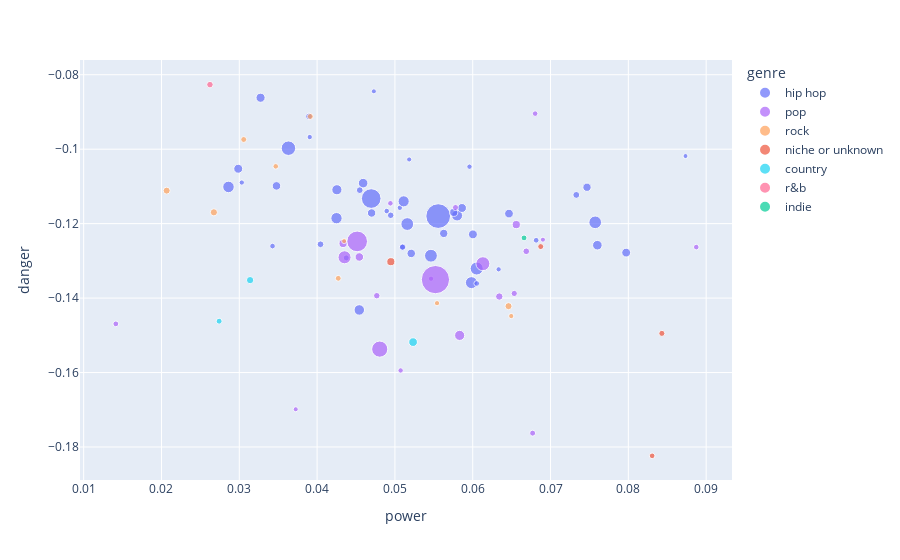

Notebook cell for this chart:
### Code cell
fig = px.scatter(artist_means[artist_means['scored_words']>500], x="power", y="danger", size="scored_words", color='genre', color_discrete_map=color_dict, hover_data=['artist'])

# Show the plot
fig.write_image('figures/artist_pd-filtered.png',scale=10.)
fig.show()

### Figure 1 — Plotly figure (JSON) as saved in the notebook; plotly's stock layout.template omitted (floating-point values rounded to 4 significant figures)
{"data": [{"customdata": [["$uicideboy$"], ["21 Savage"], ["A$AP Rocky"], ["Baby Keem"], ["Brent Faiyaz"], ["Childish Gambino"], ["Coolio"], ["DJ Khaled"], ["Dr. Dre"], ["Drake"], ["Eminem"], ["Fivio Foreign"], ["Frank Ocean"], ["Future"], ["Gunna"], ["J. Cole"], ["JAY-Z"], ["JID"], ["Jack Harlow"], ["Juice WRLD"], ["Kanye West"], ["Kendrick Lamar"], ["Kid Cudi"], ["King Von"], ["Lil Baby"], ["Lil Durk"], ["Lil Nas X"], ["Lil Tjay"], ["Lil Uzi Vert"], ["Lizzo"], ["Mac Miller"], ["Machine Gun Kelly"], ["Megan Thee Stallion"], ["Migos"], ["NAV"], ["Nicki Minaj"], ["Playboi Carti"], ["Polo G"], ["Post Malone"], ["Pusha T"], ["Roddy Ricch"], ["SZA"], ["The Game"], ["The Notorious B.I.G."], ["Trippie Redd"], ["Tyler"], ["XXXTENTACION"], ["Yeat"]], "hovertemplate": "genre=hip hop<br>power=%{x}<br>danger=%{y}<br>scored_words=%{marker.size}<br>artist=%{customdata[0]}<extra></extra>", "legendgroup": "hip hop", "marker": {"color": "#636efa", "size": [2708, 1415, 851, 1486, 1595, 672, 590, 1894, 1499, 7886, 2621, 636, 1448, 3266, 2430, 1626, 658, 938, 3465, 4297, 3368, 12479, 1648, 519, 2933, 967, 1884, 875, 1347, 565, 742, 1649, 1423, 530, 586, 920, 660, 2112, 3330, 2535, 929, 806, 504, 581, 560, 2251, 1709, 1560], "sizemode": "area", "sizeref": 40.87, "symbol": "circle"}, "mode": "markers", "name": "hip hop", "orientation": "v", "showlegend": true, "type": "scatter", "x": [0.02861, 0.07469, 0.05103, 0.0521, 0.07972, 0.06815, 0.05958, 0.04591, 0.03478, 0.04696, 0.04249, 0.04895, 0.04701, 0.07574, 0.05799, 0.06002, 0.03427, 0.03896, 0.06051, 0.03632, 0.05463, 0.05556, 0.05862, 0.04729, 0.05983, 0.07331, 0.07602, 0.04946, 0.05756, 0.03032, 0.04375, 0.02986, 0.05627, 0.05183, 0.05063, 0.04548, 0.06051, 0.04254, 0.05159, 0.05112, 0.04044, 0.05097, 0.08735, 0.03905, 0.06333, 0.04542, 0.03273, 0.06466], "xaxis": "x", "y": [-0.1101, -0.1102, -0.1263, -0.128, -0.1278, -0.1245, -0.1047, -0.1091, -0.1099, -0.1133, -0.1185, -0.1166, -0.1171, -0.1196, -0.1178, -0.1229, -0.126, -0.09119, -0.1321, -0.09973, -0.1286, -0.118, -0.1158, -0.08446, -0.1359, -0.1123, -0.1258, -0.1178, -0.117, -0.109, -0.1292, -0.1053, -0.1226, -0.1028, -0.1158, -0.111, -0.1361, -0.1109, -0.1201, -0.114, -0.1255, -0.1263, -0.1018, -0.09674, -0.1323, -0.1432, -0.08618, -0.1173], "yaxis": "y"}, {"customdata": [["Adele"], ["BLACKPINK"], ["BTS"], ["Beyoncé"], ["Billie Eilish"], ["Calvin Harris"], ["Camila Cabello"], ["Charlie Puth"], ["Coldplay"], ["Conan Gray"], ["Doja Cat"], ["Ed Sheeran"], ["Harry Styles"], ["Isabel LaRosa"], ["Joji"], ["Labrinth"], ["Lana Del Rey"], ["Lewis Capaldi"], ["Olivia Rodrigo"], ["Pharrell Williams"], ["Tate McRae"], ["Taylor Swift"], ["The Weeknd"]], "hovertemplate": "genre=pop<br>power=%{x}<br>danger=%{y}<br>scored_words=%{marker.size}<br>artist=%{customdata[0]}<extra></extra>", "legendgroup": "pop", "marker": {"color": "#ab63fa", "size": [639, 1116, 567, 3984, 1365, 639, 591, 726, 902, 686, 2096, 795, 5337, 522, 1473, 1358, 761, 518, 3468, 637, 852, 16346, 8738], "sizemode": "area", "sizeref": 40.87, "symbol": "circle"}, "mode": "markers", "name": "pop", "orientation": "v", "showlegend": true, "type": "scatter", "x": [0.08873, 0.06341, 0.05464, 0.0613, 0.04334, 0.06802, 0.05073, 0.0677, 0.06688, 0.01413, 0.05832, 0.06533, 0.04805, 0.06902, 0.04543, 0.0656, 0.05779, 0.03725, 0.04353, 0.04942, 0.04767, 0.05521, 0.04515], "xaxis": "x", "y": [-0.1263, -0.1396, -0.1348, -0.1308, -0.1253, -0.09045, -0.1594, -0.1763, -0.1274, -0.1469, -0.15, -0.1388, -0.1537, -0.1243, -0.129, -0.1203, -0.1157, -0.1699, -0.129, -0.1145, -0.1394, -0.135, -0.1248], "yaxis": "y"}, {"customdata": [["Arctic Monkeys"], ["Imagine Dragons"], ["Metallica"], ["My Chemical Romance"], ["Nirvana"], ["Panic! At The Disco"], ["Paramore"], ["Tame Impala"], ["The Neighbourhood"], ["Vance Joy"]], "hovertemplate": "genre=rock<br>power=%{x}<br>danger=%{y}<br>scored_words=%{marker.size}<br>artist=%{customdata[0]}<extra></extra>", "legendgroup": "rock", "marker": {"color": "#FFA15A", "size": [1054, 712, 717, 530, 999, 567, 699, 638, 1023, 564], "sizemode": "area", "sizeref": 40.87, "symbol": "circle"}, "mode": "markers", "name": "rock", "orientation": "v", "showlegend": true, "type": "scatter", "x": [0.02673, 0.03912, 0.03057, 0.04348, 0.02067, 0.05541, 0.04272, 0.03469, 0.0646, 0.06495], "xaxis": "x", "y": [-0.117, -0.09121, -0.0974, -0.1247, -0.1111, -0.1414, -0.1347, -0.1046, -0.1422, -0.1448], "yaxis": "y"}, {"customdata": [["Central Cee"], ["Jessica Darrow"], ["Stephanie Beatriz"], ["Steve Lacy"]], "hovertemplate": "genre=niche or unknown<br>power=%{x}<br>danger=%{y}<br>scored_words=%{marker.size}<br>artist=%{customdata[0]}<extra></extra>", "legendgroup": "niche or unknown", "marker": {"color": "#EF553B", "size": [730, 758, 654, 1334], "sizemode": "area", "sizeref": 40.87, "symbol": "circle"}, "mode": "markers", "name": "niche or unknown", "orientation": "v", "showlegend": true, "type": "scatter", "x": [0.06874, 0.08431, 0.08306, 0.04948], "xaxis": "x", "y": [-0.1262, -0.1495, -0.1824, -0.1302], "yaxis": "y"}, {"customdata": [["Luke Combs"], ["Morgan Wallen"], ["Zach Bryan"]], "hovertemplate": "genre=country<br>power=%{x}<br>danger=%{y}<br>scored_words=%{marker.size}<br>artist=%{customdata[0]}<extra></extra>", "legendgroup": "country", "marker": {"color": "#19d3f3", "size": [728, 1556, 1087], "sizemode": "area", "sizeref": 40.87, "symbol": "circle"}, "mode": "markers", "name": "country", "orientation": "v", "showlegend": true, "type": "scatter", "x": [0.02741, 0.05234, 0.03139], "xaxis": "x", "y": [-0.1462, -0.1518, -0.1352], "yaxis": "y"}, {"customdata": [["Michael Jackson"]], "hovertemplate": "genre=r&b<br>power=%{x}<br>danger=%{y}<br>scored_words=%{marker.size}<br>artist=%{customdata[0]}<extra></extra>", "legendgroup": "r&b", "marker": {"color": "#FF6692", "size": [864], "sizemode": "area", "sizeref": 40.87, "symbol": "circle"}, "mode": "markers", "name": "r&b", "orientation": "v", "showlegend": true, "type": "scatter", "x": [0.02623], "xaxis": "x", "y": [-0.08266], "yaxis": "y"}, {"customdata": [["TV Girl"]], "hovertemplate": "genre=indie<br>power=%{x}<br>danger=%{y}<br>scored_words=%{marker.size}<br>artist=%{customdata[0]}<extra></extra>", "legendgroup": "indie", "marker": {"color": "#00cc96", "size": [699], "sizemode": "area", "sizeref": 40.87, "symbol": "circle"}, "mode": "markers", "name": "indie", "orientation": "v", "showlegend": true, "type": "scatter", "x": [0.06659], "xaxis": "x", "y": [-0.1238], "yaxis": "y"}], "layout": {"legend": {"itemsizing": "constant", "title": {"text": "genre"}, "tracegroupgap": 0}, "margin": {"t": 60}, "xaxis": {"anchor": "y", "domain": [0, 1], "title": {"text": "power"}}, "yaxis": {"anchor": "x", "domain": [0, 1], "title": {"text": "danger"}}}}
